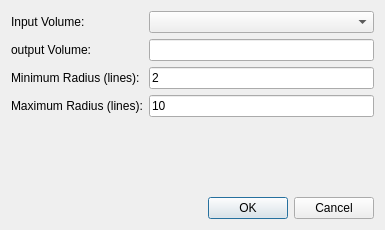
<?xml version="1.0" encoding="UTF-8"?>
<ui version="4.0">
 <class>VolumeCircleDetectionDialog</class>
 <widget class="QDialog" name="VolumeCircleDetectionDialog">
  <property name="geometry">
   <rect>
    <x>0</x>
    <y>0</y>
    <width>385</width>
    <height>230</height>
   </rect>
  </property>
  <property name="windowTitle">
   <string>Volume IO Test</string>
  </property>
  <property name="windowIcon">
   <iconset resource="../ProjectViewer/icons.qrc">
    <normaloff>:/icons/images/logo_fs_64x64.png</normaloff>:/icons/images/logo_fs_64x64.png</iconset>
  </property>
  <layout class="QVBoxLayout" name="verticalLayout">
   <item>
    <layout class="QGridLayout" name="gridLayout">
     <item row="4" column="0">
      <widget class="QLabel" name="label_3">
       <property name="text">
        <string>Maximum Radius (lines):</string>
       </property>
      </widget>
     </item>
     <item row="1" column="0">
      <widget class="QLabel" name="lbInput">
       <property name="text">
        <string>Input Volume:</string>
       </property>
      </widget>
     </item>
     <item row="2" column="0">
      <widget class="QLabel" name="label">
       <property name="text">
        <string>output Volume:</string>
       </property>
      </widget>
     </item>
     <item row="1" column="2">
      <widget class="QComboBox" name="cbInputName">
       <property name="minimumSize">
        <size>
         <width>200</width>
         <height>0</height>
        </size>
       </property>
       <property name="maximumSize">
        <size>
         <width>16777215</width>
         <height>16777215</height>
        </size>
       </property>
      </widget>
     </item>
     <item row="2" column="2">
      <widget class="QLineEdit" name="leOutputName"/>
     </item>
     <item row="3" column="0">
      <widget class="QLabel" name="label_2">
       <property name="text">
        <string>Minimum Radius (lines):</string>
       </property>
      </widget>
     </item>
     <item row="3" column="2">
      <widget class="QLineEdit" name="leMinRadius">
       <property name="text">
        <string>2</string>
       </property>
      </widget>
     </item>
     <item row="4" column="2">
      <widget class="QLineEdit" name="leMaxRadius">
       <property name="text">
        <string>10</string>
       </property>
      </widget>
     </item>
    </layout>
   </item>
   <item>
    <spacer name="verticalSpacer">
     <property name="orientation">
      <enum>Qt::Vertical</enum>
     </property>
     <property name="sizeHint" stdset="0">
      <size>
       <width>20</width>
       <height>40</height>
      </size>
     </property>
    </spacer>
   </item>
   <item>
    <widget class="QDialogButtonBox" name="buttonBox">
     <property name="orientation">
      <enum>Qt::Horizontal</enum>
     </property>
     <property name="standardButtons">
      <set>QDialogButtonBox::Cancel|QDialogButtonBox::Ok</set>
     </property>
    </widget>
   </item>
  </layout>
 </widget>
 <resources>
  <include location="../ProjectViewer/icons.qrc"/>
 </resources>
 <connections>
  <connection>
   <sender>buttonBox</sender>
   <signal>accepted()</signal>
   <receiver>VolumeCircleDetectionDialog</receiver>
   <slot>accept()</slot>
   <hints>
    <hint type="sourcelabel">
     <x>248</x>
     <y>254</y>
    </hint>
    <hint type="destinationlabel">
     <x>157</x>
     <y>274</y>
    </hint>
   </hints>
  </connection>
  <connection>
   <sender>buttonBox</sender>
   <signal>rejected()</signal>
   <receiver>VolumeCircleDetectionDialog</receiver>
   <slot>reject()</slot>
   <hints>
    <hint type="sourcelabel">
     <x>316</x>
     <y>260</y>
    </hint>
    <hint type="destinationlabel">
     <x>286</x>
     <y>274</y>
    </hint>
   </hints>
  </connection>
 </connections>
</ui>
